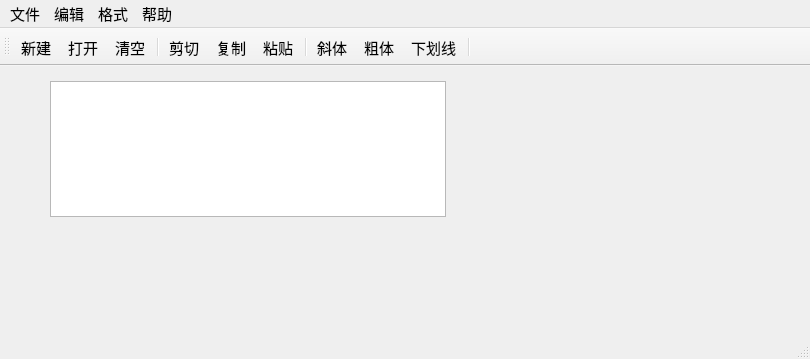
<?xml version="1.0" encoding="UTF-8"?>
<ui version="4.0">
 <class>QWMainWind</class>
 <widget class="QMainWindow" name="QWMainWind">
  <property name="geometry">
   <rect>
    <x>0</x>
    <y>0</y>
    <width>810</width>
    <height>359</height>
   </rect>
  </property>
  <property name="font">
   <font>
    <pointsize>11</pointsize>
   </font>
  </property>
  <property name="windowTitle">
   <string>QWMainWind</string>
  </property>
  <widget class="QWidget" name="centralWidget">
   <widget class="QTextEdit" name="txtEdit">
    <property name="geometry">
     <rect>
      <x>50</x>
      <y>15</y>
      <width>396</width>
      <height>136</height>
     </rect>
    </property>
    <property name="font">
     <font>
      <pointsize>16</pointsize>
     </font>
    </property>
   </widget>
  </widget>
  <widget class="QMenuBar" name="menuBar">
   <property name="geometry">
    <rect>
     <x>0</x>
     <y>0</y>
     <width>810</width>
     <height>29</height>
    </rect>
   </property>
   <widget class="QMenu" name="menu">
    <property name="title">
     <string>文件</string>
    </property>
    <addaction name="actNew"/>
    <addaction name="actOpen"/>
    <addaction name="separator"/>
    <addaction name="actClose"/>
   </widget>
   <widget class="QMenu" name="menu_2">
    <property name="title">
     <string>编辑</string>
    </property>
    <addaction name="actCut"/>
    <addaction name="actCopy"/>
    <addaction name="actPaste"/>
    <addaction name="separator"/>
    <addaction name="actClear"/>
   </widget>
   <widget class="QMenu" name="menu_3">
    <property name="title">
     <string>格式</string>
    </property>
    <addaction name="actFontBold"/>
    <addaction name="actFontItalic"/>
    <addaction name="actFontUnder"/>
    <addaction name="separator"/>
    <addaction name="actToolbarLab"/>
   </widget>
   <widget class="QMenu" name="menu_4">
    <property name="title">
     <string>帮助</string>
    </property>
   </widget>
   <addaction name="menu"/>
   <addaction name="menu_2"/>
   <addaction name="menu_3"/>
   <addaction name="menu_4"/>
  </widget>
  <widget class="QToolBar" name="mainToolBar">
   <property name="toolButtonStyle">
    <enum>Qt::ToolButtonStyle::ToolButtonTextUnderIcon</enum>
   </property>
   <attribute name="toolBarArea">
    <enum>TopToolBarArea</enum>
   </attribute>
   <attribute name="toolBarBreak">
    <bool>false</bool>
   </attribute>
   <addaction name="actNew"/>
   <addaction name="actOpen"/>
   <addaction name="actClear"/>
   <addaction name="separator"/>
   <addaction name="actCut"/>
   <addaction name="actCopy"/>
   <addaction name="actPaste"/>
   <addaction name="separator"/>
   <addaction name="actFontItalic"/>
   <addaction name="actFontBold"/>
   <addaction name="actFontUnder"/>
   <addaction name="separator"/>
  </widget>
  <widget class="QStatusBar" name="statusBar"/>
  <action name="actCut">
   <property name="icon">
    <iconset resource="res.qrc">
     <normaloff>:/images/images/cut.bmp</normaloff>:/images/images/cut.bmp</iconset>
   </property>
   <property name="text">
    <string>剪切</string>
   </property>
   <property name="toolTip">
    <string>剪切</string>
   </property>
   <property name="shortcut">
    <string>Ctrl+X</string>
   </property>
  </action>
  <action name="actCopy">
   <property name="icon">
    <iconset resource="res.qrc">
     <normaloff>:/images/images/120.bmp</normaloff>:/images/images/120.bmp</iconset>
   </property>
   <property name="text">
    <string>复制</string>
   </property>
   <property name="toolTip">
    <string>复制</string>
   </property>
   <property name="shortcut">
    <string>Ctrl+C</string>
   </property>
  </action>
  <action name="actPaste">
   <property name="icon">
    <iconset resource="res.qrc">
     <normaloff>:/images/images/paste.bmp</normaloff>:/images/images/paste.bmp</iconset>
   </property>
   <property name="text">
    <string>粘贴</string>
   </property>
   <property name="toolTip">
    <string>粘贴</string>
   </property>
   <property name="shortcut">
    <string>Ctrl+V</string>
   </property>
  </action>
  <action name="actFontBold">
   <property name="checkable">
    <bool>true</bool>
   </property>
   <property name="icon">
    <iconset resource="res.qrc">
     <normaloff>:/images/images/BLD.BMP</normaloff>:/images/images/BLD.BMP</iconset>
   </property>
   <property name="text">
    <string>粗体</string>
   </property>
   <property name="toolTip">
    <string>粗体</string>
   </property>
  </action>
  <action name="actFontItalic">
   <property name="checkable">
    <bool>true</bool>
   </property>
   <property name="icon">
    <iconset resource="res.qrc">
     <normaloff>:/images/images/ITL.BMP</normaloff>:/images/images/ITL.BMP</iconset>
   </property>
   <property name="text">
    <string>斜体</string>
   </property>
   <property name="toolTip">
    <string>斜体</string>
   </property>
  </action>
  <action name="actFontUnder">
   <property name="checkable">
    <bool>true</bool>
   </property>
   <property name="icon">
    <iconset resource="res.qrc">
     <normaloff>:/images/images/WORDUNDR.BMP</normaloff>:/images/images/WORDUNDR.BMP</iconset>
   </property>
   <property name="text">
    <string>下划线</string>
   </property>
   <property name="toolTip">
    <string>下划线</string>
   </property>
  </action>
  <action name="actClose">
   <property name="icon">
    <iconset resource="res.qrc">
     <normaloff>:/images/images/exit.bmp</normaloff>:/images/images/exit.bmp</iconset>
   </property>
   <property name="text">
    <string>退出</string>
   </property>
   <property name="toolTip">
    <string>退出</string>
   </property>
  </action>
  <action name="actOpen">
   <property name="icon">
    <iconset resource="res.qrc">
     <normaloff>:/images/images/open3.bmp</normaloff>:/images/images/open3.bmp</iconset>
   </property>
   <property name="text">
    <string>打开...</string>
   </property>
   <property name="toolTip">
    <string>打开文件</string>
   </property>
   <property name="shortcut">
    <string>Ctrl+O</string>
   </property>
  </action>
  <action name="actClear">
   <property name="icon">
    <iconset resource="res.qrc">
     <normaloff>:/images/images/103.bmp</normaloff>:/images/images/103.bmp</iconset>
   </property>
   <property name="text">
    <string>清空</string>
   </property>
   <property name="toolTip">
    <string>清空内容</string>
   </property>
  </action>
  <action name="actFont">
   <property name="icon">
    <iconset resource="res.qrc">
     <normaloff>:/images/images/20.ico</normaloff>:/images/images/20.ico</iconset>
   </property>
   <property name="text">
    <string>字体...</string>
   </property>
   <property name="toolTip">
    <string>字体设置</string>
   </property>
  </action>
  <action name="actNew">
   <property name="icon">
    <iconset resource="res.qrc">
     <normaloff>:/images/images/new2.bmp</normaloff>:/images/images/new2.bmp</iconset>
   </property>
   <property name="text">
    <string>新建</string>
   </property>
   <property name="shortcut">
    <string>Ctrl+N</string>
   </property>
  </action>
  <action name="actToolbarLab">
   <property name="checkable">
    <bool>true</bool>
   </property>
   <property name="checked">
    <bool>true</bool>
   </property>
   <property name="text">
    <string>显示工具栏文字标签</string>
   </property>
   <property name="menuRole">
    <enum>QAction::MenuRole::TextHeuristicRole</enum>
   </property>
  </action>
 </widget>
 <layoutdefault spacing="6" margin="11"/>
 <resources>
  <include location="res.qrc"/>
 </resources>
 <connections>
  <connection>
   <sender>actClose</sender>
   <signal>triggered()</signal>
   <receiver>QWMainWind</receiver>
   <slot>close()</slot>
   <hints>
    <hint type="sourcelabel">
     <x>-1</x>
     <y>-1</y>
    </hint>
    <hint type="destinationlabel">
     <x>422</x>
     <y>254</y>
    </hint>
   </hints>
  </connection>
  <connection>
   <sender>actClear</sender>
   <signal>triggered()</signal>
   <receiver>txtEdit</receiver>
   <slot>clear()</slot>
   <hints>
    <hint type="sourcelabel">
     <x>-1</x>
     <y>-1</y>
    </hint>
    <hint type="destinationlabel">
     <x>260</x>
     <y>256</y>
    </hint>
   </hints>
  </connection>
  <connection>
   <sender>actCut</sender>
   <signal>triggered()</signal>
   <receiver>txtEdit</receiver>
   <slot>cut()</slot>
   <hints>
    <hint type="sourcelabel">
     <x>-1</x>
     <y>-1</y>
    </hint>
    <hint type="destinationlabel">
     <x>260</x>
     <y>256</y>
    </hint>
   </hints>
  </connection>
  <connection>
   <sender>actCopy</sender>
   <signal>triggered()</signal>
   <receiver>txtEdit</receiver>
   <slot>copy()</slot>
   <hints>
    <hint type="sourcelabel">
     <x>-1</x>
     <y>-1</y>
    </hint>
    <hint type="destinationlabel">
     <x>260</x>
     <y>256</y>
    </hint>
   </hints>
  </connection>
  <connection>
   <sender>actPaste</sender>
   <signal>triggered()</signal>
   <receiver>txtEdit</receiver>
   <slot>paste()</slot>
   <hints>
    <hint type="sourcelabel">
     <x>-1</x>
     <y>-1</y>
    </hint>
    <hint type="destinationlabel">
     <x>260</x>
     <y>256</y>
    </hint>
   </hints>
  </connection>
 </connections>
</ui>
